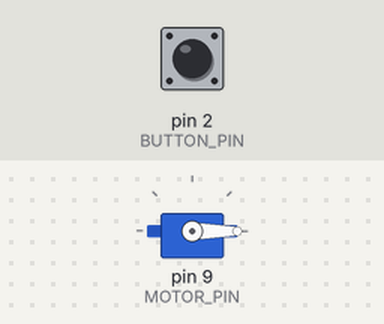
Recording of a sketch running on a simulated Arduino Uno, built with avr-gcc and run on an emulated ATmega328P. Parts: servo. The inputs (shaded band) are chosen by the test bench; at power-on: pin 2 (BUTTON_PIN) LOW.

Above: at 1.2 s.
1.3 s: pin 2 (BUTTON_PIN) pulled HIGH for 3.2 s
At 6.0 s:
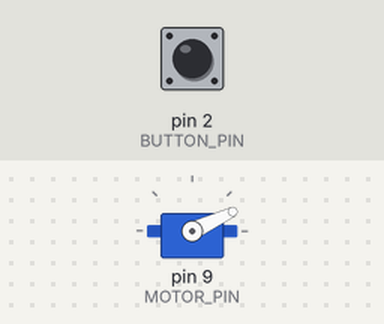
6.3 s: pin 2 (BUTTON_PIN) pulled HIGH for 3.2 s
At 11.0 s:
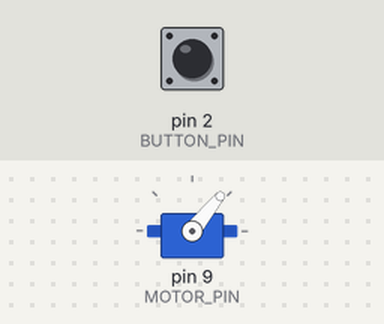
11.3 s: pin 2 (BUTTON_PIN) pulled HIGH for 3.2 s
At 16.0 s:
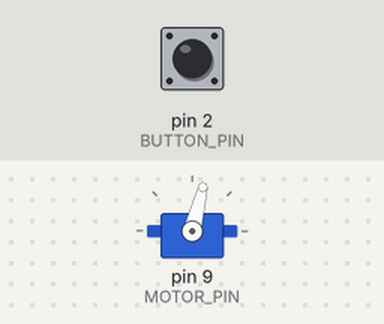
16.3 s: pin 2 (BUTTON_PIN) pulled HIGH for 0.15 s
At 17.5 s:
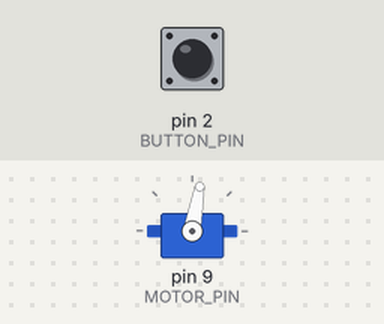
18.3 s: pin 2 (BUTTON_PIN) pulled HIGH for 3.2 s
At 22.5 s:
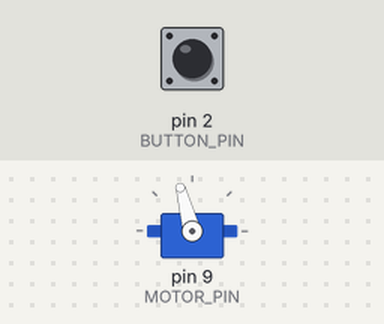
23.3 s: pin 2 (BUTTON_PIN) driven HIGH
At 26.2 s:
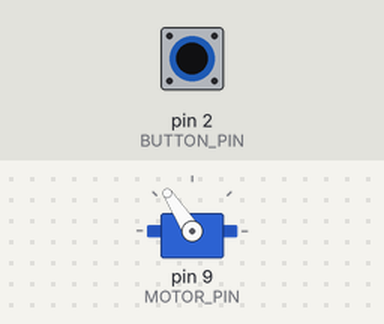
Timing chart, 0 to 30.3 s (numbered marks = the images above; inputs shaded):
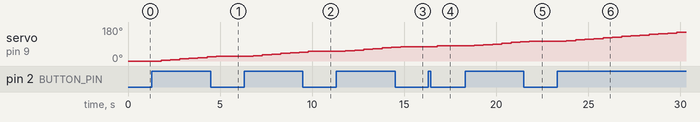

Measured:
- after the input at 1.3 s, servo on pin 9 (MOTOR_PIN): moves from 0° to 25° over 3.0 s, starting after 0.50 s
- after the input at 6.3 s, servo on pin 9 (MOTOR_PIN): moves from 25° to 51° over 3.0 s, starting after 0.50 s
- after the input at 11.3 s, servo on pin 9 (MOTOR_PIN): moves from 51° to 76° over 3.0 s, starting after 0.50 s
- after the input at 16.3 s, servo on pin 9 (MOTOR_PIN): 76° → 80° after 0.50 s
- after the input at 18.3 s, servo on pin 9 (MOTOR_PIN): moves from 80° to 105° over 3.0 s, starting after 0.50 s
- after the input at 23.3 s, servo on pin 9 (MOTOR_PIN): moves from 105° to 152° over 6.0 s, starting after 0.50 s

The sketch:

motor_test.ino
```cpp
#include<Servo.h>

#define MOTOR_PIN 9
#define BUTTON_PIN 2

double throttle = 1000;
Servo motor;

void setup(){
   pinMode(BUTTON_PIN, INPUT);
   motor.attach(MOTOR_PIN, 1000, 2000);
   motor.writeMicroseconds(throttle);
}

void loop(){
   if(digitalRead(BUTTON_PIN) == HIGH){
      throttle += 20.1;
      delay(500);
   }
   motor.writeMicroseconds(throttle);
}
```
